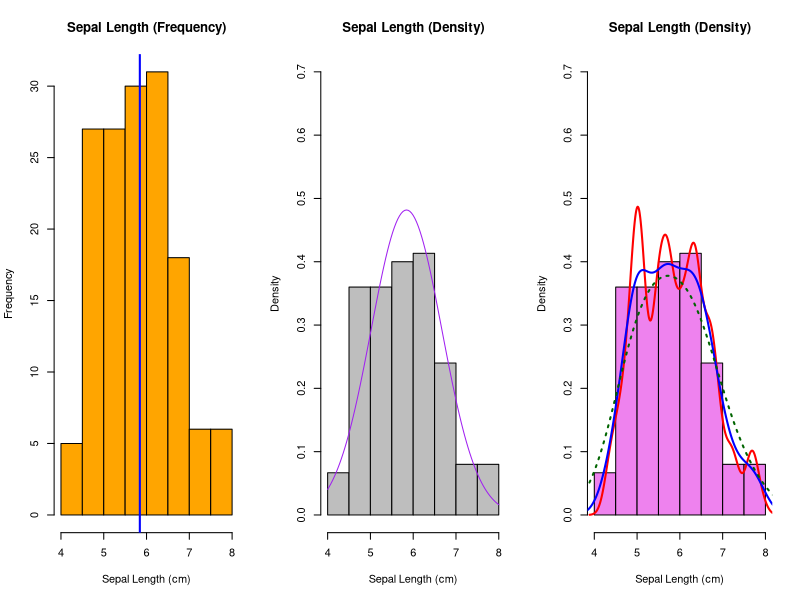
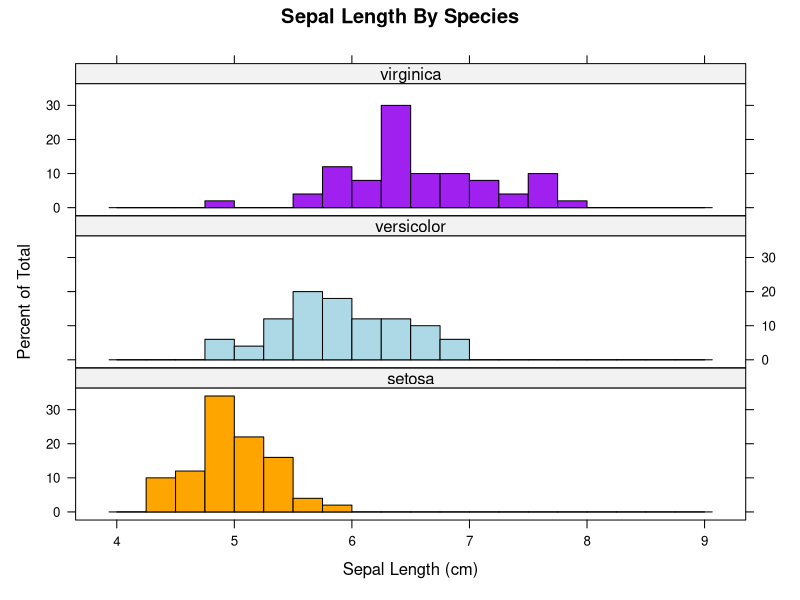
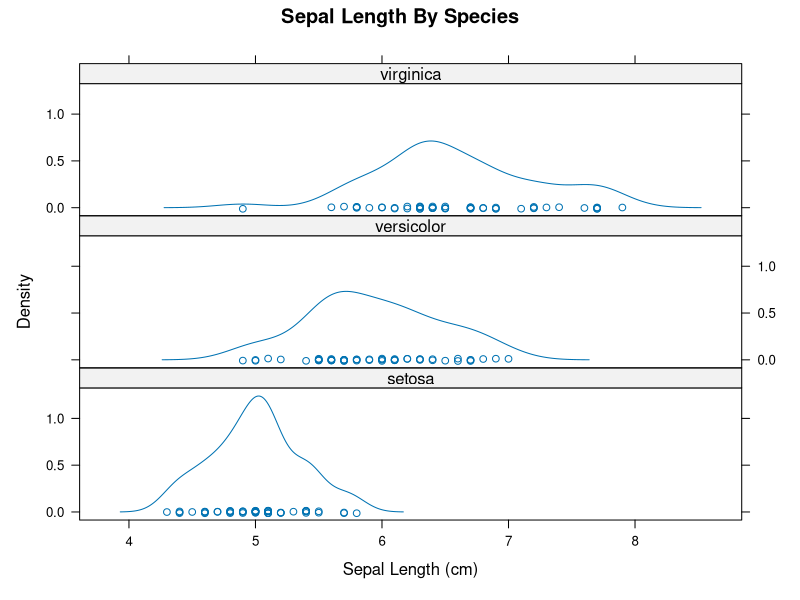
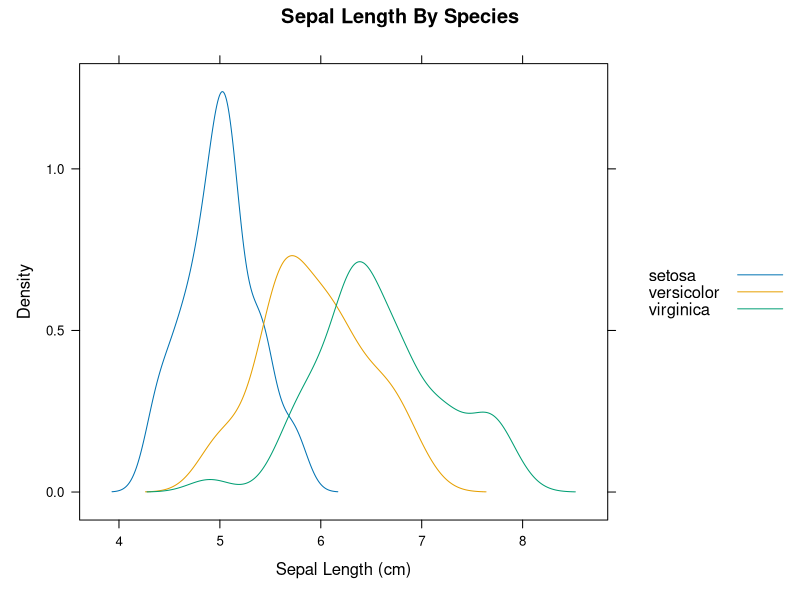
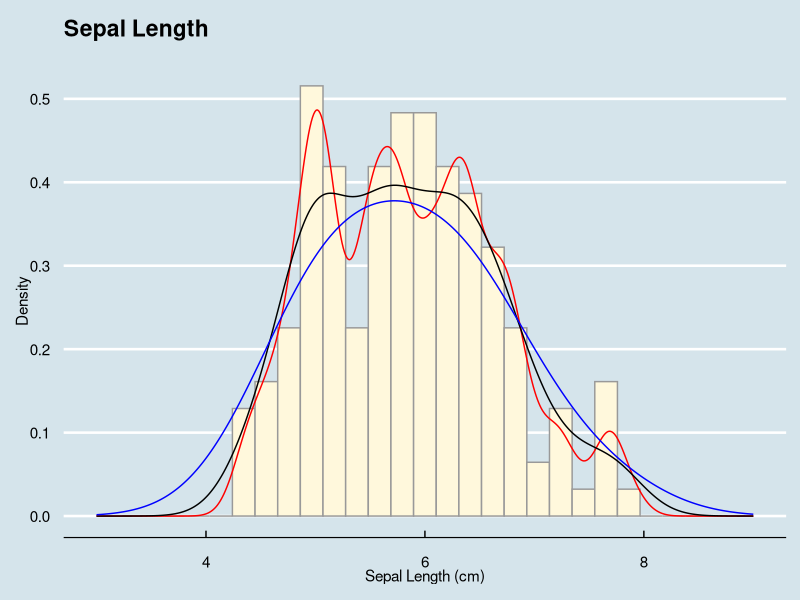
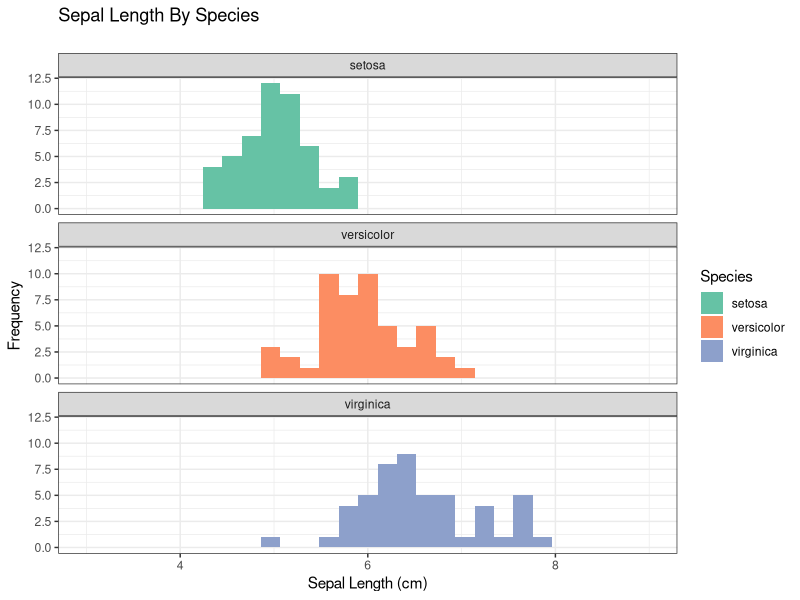
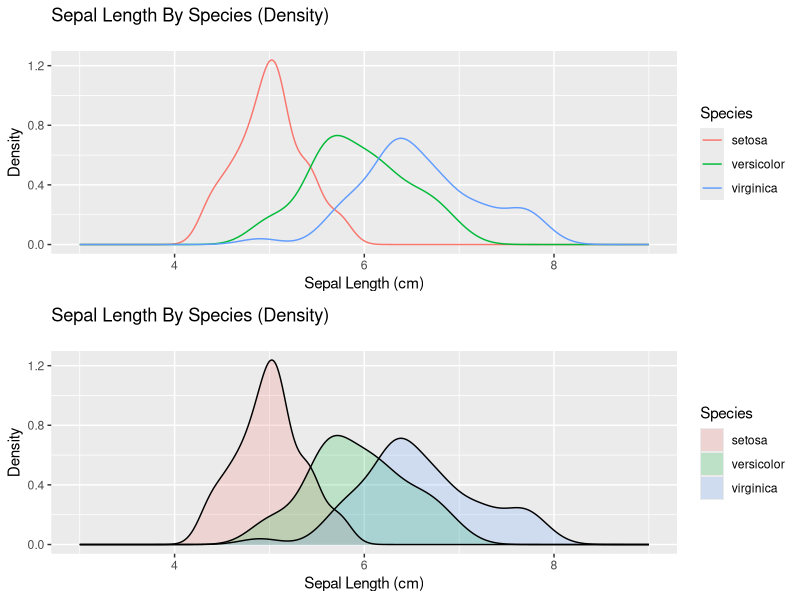
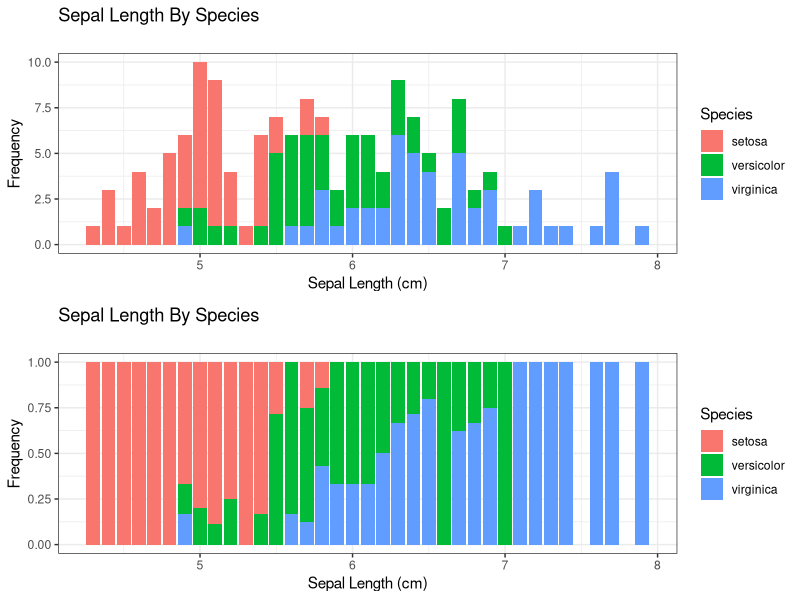

Here is the R script that generated these plots, in order:
## ---- chunk 1
library(knitr)
library(dplyr)
library(psych)
knitr::opts_chunk$set(tidy=T, 
               fig.width=8,
               fig.height=6,
               fig.align='center',
               warning=FALSE,
               message=FALSE,
               echo=TRUE)
options(width = 120)
data(iris); attach(iris)
## ---- chunk 2
par(mfrow=c(1,3))
# frequencies with line for mean
hist(Sepal.Length, col="orange", 
     main="Sepal Length (Frequency)",
     xlab="Sepal Length (cm)")
abline(v=mean(Sepal.Length),col="blue",lwd=2)

# density with superimposed normal curve
hist(Sepal.Length, prob=TRUE, col="gray", 
     main="Sepal Length (Density)",
     xlab="Sepal Length (cm)",
     ylim=c(0.0,0.7))
curve(dnorm(x, mean=mean(Sepal.Length), sd=sd(Sepal.Length)), add=TRUE, col="purple")

# density with superimposed smoothed density curves; note how adjust parameter reveals
# multi-modal distribution
hist(Sepal.Length, prob=TRUE, col="violet", 
     main="Sepal Length (Density)",
     xlab="Sepal Length (cm)",
     ylim=c(0.0,0.7))
lines(density(Sepal.Length, adjust=0.50), col="red", lwd=2)
lines(density(Sepal.Length), col="blue", lwd=2)
lines(density(Sepal.Length, adjust=2), lty="dotted", col="darkgreen", lwd=2)
par(mfrow=c(1,1))
## ---- chunk 3
# function for standard error of the mean 
se = function(x) {
  sd(x, na.rm=TRUE) / sqrt(length(x[!is.na(x)])) 
}

# summary statistics with dplyr
sepal_length = iris %>%
  summarise(ct=n(),
            mn=mean(Sepal.Length),
            md=median(Sepal.Length),
            min=min(Sepal.Length),
            max=max(Sepal.Length),
            range=max-min,
            sd=sd(Sepal.Length),
            se(Sepal.Length),
            skew(Sepal.Length),
            kurtosi(Sepal.Length))
colnames(sepal_length) = 
  c('Count','Mean','Median','Min','Max','Range','Std Dev','Std Err','Skew','Kurtosis')
kable(sepal_length, format='markdown', digits=4)

sepal_length_percentiles = iris %>%
    summarise('Min' = min(Sepal.Length),
              '10%' = quantile(Sepal.Length,prob=.10),
              '20%' = quantile(Sepal.Length,prob=.20),
              '30%' = quantile(Sepal.Length,prob=.30),
              '40%' = quantile(Sepal.Length,prob=.40),
              '50% / Median' = quantile(Sepal.Length,prob=.50),
              '60%' = quantile(Sepal.Length,prob=.60),
              '70%' = quantile(Sepal.Length,prob=.70),
              '80%' = quantile(Sepal.Length,prob=.80),
              '90%' = quantile(Sepal.Length,prob=.90),
              '95%' = quantile(Sepal.Length,prob=.95),
              'Max' = max(Sepal.Length))
kable(sepal_length_percentiles, format='markdown', digits=1)
## ---- chunk 4
library(lattice)
histogram(~ Sepal.Length | Species,
          main="Sepal Length By Species",
          xlab="Sepal Length (cm)",
          breaks=seq(from=4,to=9,by=0.25),
          col=c("orange","lightblue","purple"),
          panel=function(x, col=col,...){
            panel.histogram(x,col=col[packet.number()],...)
          },
          layout=c(1,3))
densityplot(~ Sepal.Length | Species,
            main="Sepal Length By Species",
            xlab="Sepal Length (cm)",
            layout=c(1,3))
densityplot(~ Sepal.Length,
            groups=Species,
            xlab="Sepal Length (cm)",
            main="Sepal Length By Species",
            plot.points=FALSE,
            auto.key=TRUE)
## ---- chunk 5
sepal_length_by_species = iris %>%
  group_by(Species) %>% 
  summarise(ct=n(),
            mn=mean(Sepal.Length),
            md=median(Sepal.Length),
            min=min(Sepal.Length),
            max=max(Sepal.Length),
            range=max-min,
            sd=sd(Sepal.Length),
            se(Sepal.Length),
            skew(Sepal.Length),
            kurtosi(Sepal.Length))
colnames(sepal_length_by_species) = 
  c('Species','Count','Mean','Median','Min','Max','Range','Std Dev','Std Err','Skew','Kurtosis')
kable(sepal_length_by_species, format='markdown', digits=4)
## ---- chunk 6
library(ggplot2)
library(ggthemes)
library(gridExtra)
ggplot(data = iris, aes(x=Sepal.Length,y=..density..)) +
  geom_histogram(fill="cornsilk",colour="grey60",size=.5) + 
  geom_line(stat="density", adjust=0.5, colour="red") +
  geom_line(stat="density") +
  geom_line(stat="density", adjust=2.0, colour="blue") +
  xlab("Sepal Length (cm)") +
  ylab("Density") +
  xlim(3,9) +
  theme_economist() +
  ggtitle("Sepal Length\n")
ggplot(data = iris, aes(x=Sepal.Length)) +
  geom_histogram(aes(fill=Species)) +
  scale_fill_brewer(palette="Set2") +
  facet_wrap( ~ Species, ncol=1) +
  xlab("Sepal Length (cm)") +
  ylab("Frequency") +
  xlim(3,9) +
  theme_bw() +
  ggtitle("Sepal Length By Species\n")
p1 = ggplot(data = iris, aes(x=Sepal.Length, colour=Species)) + 
    geom_line(stat="density") + 
    xlim(3,9) +
    xlab("Sepal Length (cm)") +
    ylab("Density")  + 
    ggtitle("Sepal Length By Species (Density)\n") +
    theme(plot.title = element_text(lineheight=.8, face="plain"))
p2 = ggplot(data = iris, aes(x=Sepal.Length, fill=Species)) + 
    geom_density(colour=NA,alpha=0.2) + 
    geom_line(stat="density") + 
    xlim(3,9) +
    xlab("Sepal Length (cm)") +
    ylab("Density")  + 
    ggtitle("Sepal Length By Species (Density)\n") +
    theme(plot.title = element_text(lineheight=.8, face="plain"))
grid.arrange(p1,p2,nrow=2)

p1 = ggplot(data = iris, aes(x=Sepal.Length, fill=Species)) +
  geom_bar()+
  xlab("Sepal Length (cm)") +
  ylab("Frequency") +
  ggtitle("Sepal Length By Species\n") +
  theme_bw()
p2 = ggplot(data = iris, aes(x=Sepal.Length, fill=Species)) +
  geom_bar(position="fill")+
  xlab("Sepal Length (cm)") +
  ylab("Frequency") +
  ggtitle("Sepal Length By Species\n") +
  theme_bw()
grid.arrange(p1,p2,nrow=2)
## ---- chunk 7
sessionInfo()
